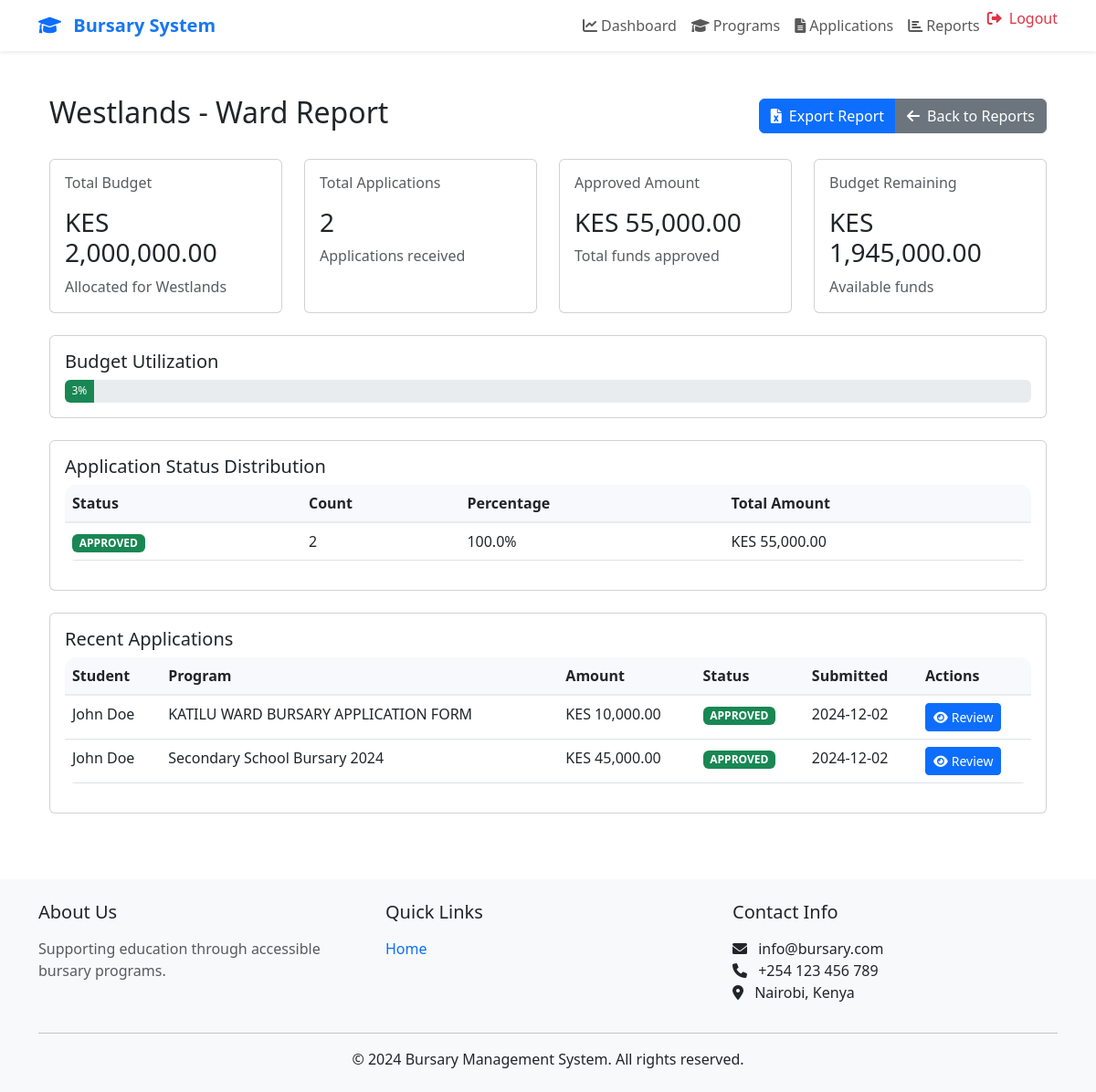
/admin/reports/ward/1 (signed in), run on an earlier commit of the app's database.
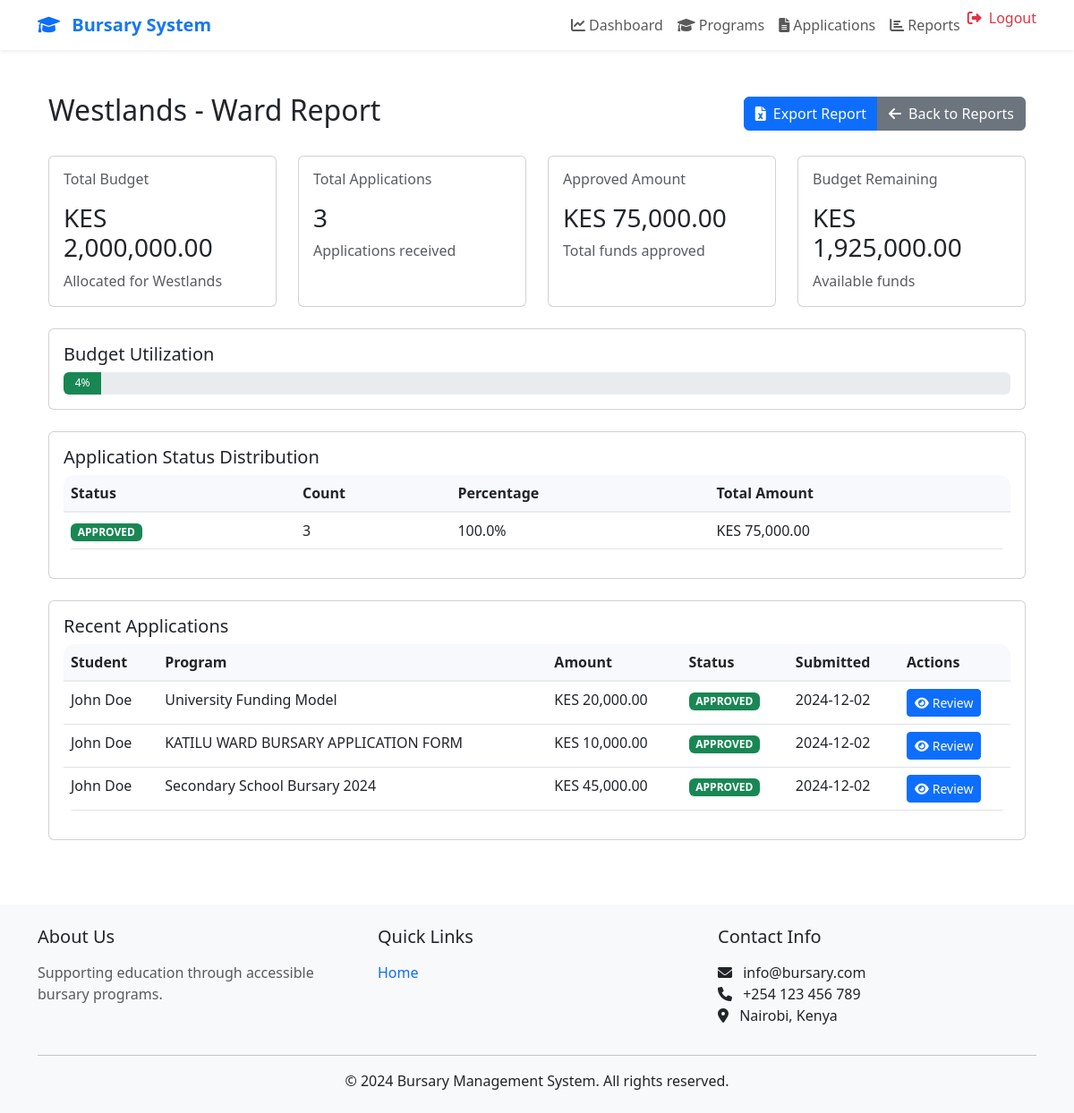
And on a later commit of the database.
### app/models.py (models this page shows, shortened)
class Application(db.Model):
    id = db.Column(db.Integer, primary_key=True)
    student_id = db.Column(db.Integer, db.ForeignKey('user.id'), nullable=False)
    ward_id = db.Column(db.Integer, db.ForeignKey('ward.id'), nullable=False)
    program_id = db.Column(db.Integer, db.ForeignKey('bursary_program.id'), nullable=False)
    status = db.Column(db.String(20), default='PENDING')
    amount = db.Column(db.Float, nullable=False)
    reason = db.Column(db.Text, nullable=False)
    reviewed_by = db.Column(db.Integer, db.ForeignKey('user.id'))
    review_note = db.Column(db.Text)
    created_at = db.Column(db.DateTime, default=datetime.utcnow)
    updated_at = db.Column(db.DateTime, default=datetime.utcnow, onupdate=datetime.utcnow)
    documents = db.relationship('Document', backref='application', lazy='dynamic')
    timeline = db.relationship('ApplicationTimeline', backref='application', lazy='dynamic')

class User(UserMixin, db.Model):
    id = db.Column(db.Integer, primary_key=True)
    email = db.Column(db.String(120), unique=True, nullable=False)
    password_hash = db.Column(db.String(256))
    first_name = db.Column(db.String(64))
    last_name = db.Column(db.String(64))
    role = db.Column(db.String(20), default='STUDENT')
    created_at = db.Column(db.DateTime, default=datetime.utcnow)
    updated_at = db.Column(db.DateTime, default=datetime.utcnow, onupdate=datetime.utcnow)
    profile = db.relationship('Profile', backref='user', uselist=False)
    submitted_applications = db.relationship('Application', backref='applicant',
                                          lazy='dynamic',
                                          foreign_keys='Application.student_id')
    reviewed_applications = db.relationship('Application', backref='reviewer',
                                         lazy='dynamic',
                                         foreign_keys='Application.reviewed_by')
    academic_info = db.relationship('AcademicInfo', backref='user', uselist=False)

class BursaryProgram(db.Model):
    id = db.Column(db.Integer, primary_key=True)
    name = db.Column(db.String(200), nullable=False)
    description = db.Column(db.Text)
    amount = db.Column(db.Float, nullable=False)
    start_date = db.Column(db.DateTime, nullable=False)
    end_date = db.Column(db.DateTime, nullable=False)
    requirements = db.Column(db.Text)
    ward_id = db.Column(db.Integer, db.ForeignKey('ward.id'), nullable=True)
    status = db.Column(db.String(20), default='ACTIVE')
    created_at = db.Column(db.DateTime, default=datetime.utcnow)
    updated_at = db.Column(db.DateTime, default=datetime.utcnow, onupdate=datetime.utcnow)
    applications = db.relationship('Application', backref='program', lazy='dynamic')

### app/admin/routes.py (the view)
@bp.route('/reports/ward/<int:ward_id>')
@login_required
@admin_required
def ward_report(ward_id):
    ward = Ward.query.get_or_404(ward_id)
    applications = Application.query.filter_by(ward_id=ward_id).all()
    status_counts = {}
    status_amounts = {}
    total_apps = len(applications)
    for app in applications:
        if app.status not in status_counts:
            status_counts[app.status] = 0
            status_amounts[app.status] = 0
        status_counts[app.status] += 1
        if app.status == 'APPROVED':
            status_amounts[app.status] += app.amount
    status_distribution = [
        {
            'name': status,
            'count': count,
            'percentage': (count / total_apps * 100) if total_apps > 0 else 0,
            'amount': status_amounts[status]
        }
        for status, count in status_counts.items()
    ]
    stats = {
        'total_applications': total_apps,
        'approved_applications': Application.query.filter_by(ward_id=ward_id, status='APPROVED').count(),
        'total_amount': db.session.query(func.sum(Application.amount))\
            .filter_by(ward_id=ward_id, status='APPROVED').scalar() or 0,
        'budget_remaining': ward.total_budget - (
            db.session.query(func.sum(Application.amount))
            .filter_by(ward_id=ward_id, status='APPROVED')
            .scalar() or 0
        ),
        'status_distribution': status_distribution
    }
    recent_applications = Application.query.filter_by(ward_id=ward_id)\
        .order_by(Application.created_at.desc())\
        .limit(10)\
        .all()
    return render_template('admin/ward_report.html',
                         ward=ward,
                         stats=stats,
                         recent_applications=recent_applications)

### app/models.py (called while the page is built)
@login_manager.user_loader
def load_user(id):
    return User.query.get(int(id))

### app/templates/admin/ward_report.html (shortened to what the changed rows need)
{% extends "admin/base.html" %}
{% block content %}
<div class="container-fluid py-4">
    <div class="d-flex justify-content-between align-items-center mb-4">
        <h2>{{ ward.name }} - Ward Report</h2>
    </div>
    <div class="row g-4 mb-4">
        <div class="col-md-3">
            <div class="card h-100">
                <div class="card-body">
                    <h6 class="card-title text-muted mb-3">Total Applications</h6>
                    <h3 class="mb-2">{{ stats.total_applications }}</h3>
                    <p class="card-text text-muted">Applications received</p>
                </div>
            </div>
        </div>
        <div class="col-md-3">
            <div class="card h-100">
                <div class="card-body">
                    <h6 class="card-title text-muted mb-3">Approved Amount</h6>
                    <h3 class="mb-2">KES {{ "{:,.2f}".format(stats.total_amount) }}</h3>
                    <p class="card-text text-muted">Total funds approved</p>
                </div>
            </div>
        </div>
        <div class="col-md-3">
            <div class="card h-100">
                <div class="card-body">
                    <h6 class="card-title text-muted mb-3">Budget Remaining</h6>
                    <h3 class="mb-2 {% if stats.budget_remaining < 0 %}text-danger{% endif %}">
                        KES {{ "{:,.2f}".format(stats.budget_remaining) }}
                    </h3>
                    <p class="card-text text-muted">Available funds</p>
                </div>
            </div>
        </div>
    </div>
    <div class="row mb-4">
        <div class="col-12">
            <div class="card">
                <div class="card-body">
                    <div class="progress" style="height: 25px;">
                        {% set percentage = (stats.total_amount / ward.total_budget * 100)|round|int %}
                        <div class="progress-bar {% if percentage > 90 %}bg-danger
                                                {% elif percentage > 70 %}bg-warning
                                                {% else %}bg-success{% endif %}"
                             role="progressbar"
                             style="width: {{ percentage }}%"
                             aria-valuenow="{{ percentage }}"
                             aria-valuemin="0"
                             aria-valuemax="100">
                            {{ percentage }}%
                        </div>
                    </div>
                </div>
            </div>
        </div>
    </div>
    <div class="row mb-4">
        <div class="col-12">
            <div class="card">
                <div class="card-body">
                    <div class="table-responsive">
                        <table class="table">
                            <thead>
                                <tr>
                                    <th>Status</th>
                                    <th>Count</th>
                                    <th>Percentage</th>
                                    <th>Total Amount</th>
                                </tr>
                            </thead>
                            <tbody>
                                {% for status in stats.status_distribution %}
                                <tr>
                                    <td>
                                        <span class="badge {% if status.name == 'APPROVED' %}bg-success
                                                         {% elif status.name == 'REJECTED' %}bg-danger
                                                         {% elif status.name == 'PENDING' %}bg-warning
                                                         {% else %}bg-secondary{% endif %}">
                                            {{ status.name }}
                                        </span>
                                    </td>
                                    <td>{{ status.count }}</td>
                                    <td>{{ "{:.1f}%".format(status.percentage) }}</td>
                                    <td>KES {{ "{:,.2f}".format(status.amount) }}</td>
                                </tr>
                                {% endfor %}
                            </tbody>
                        </table>
                    </div>
                </div>
            </div>
        </div>
    </div>
    <div class="row">
        <div class="col-12">
            <div class="card">
                <div class="card-body">
                    <div class="table-responsive">
                        <table class="table table-hover">
                            <thead>
                                <tr>
                                    <th>Student</th>
                                    <th>Program</th>
                                    <th>Amount</th>
                                    <th>Status</th>
                                    <th>Submitted</th>
                                    <th>Actions</th>
                                </tr>
                            </thead>
                            <tbody>
                                {% for application in recent_applications %}
                                <tr>
                                    <td>{{ application.applicant.first_name }} {{ application.applicant.last_name }}</td>
                                    <td>{{ application.program.name }}</td>
                                    <td>KES {{ "{:,.2f}".format(application.amount) }}</td>
                                    <td>
                                        <span class="badge {% if application.status == 'APPROVED' %}bg-success
                                                         {% elif application.status == 'REJECTED' %}bg-danger
                                                         {% elif application.status == 'PENDING' %}bg-warning
                                                         {% else %}bg-secondary{% endif %}">
                                            {{ application.status }}
                                        </span>
                                    </td>
                                    <td>{{ application.created_at.strftime('%Y-%m-%d') }}</td>
                                    <td>
                                        <a href="{{ url_for('admin.review_application', application_id=application.id) }}"
                                           class="btn btn-sm btn-primary">
                                            <i class="fas fa-eye me-1"></i>Review
                                        </a>
                                    </td>
                                </tr>
                                {% endfor %}
                            </tbody>
                        </table>
                    </div>
                </div>
            </div>
        </div>
    </div>
</div>
{% endblock %}

What changed in the data, as far as the page shows it:
computed for Application "Secondary School Bursary 2024": count "2" → "3"; amount "55,000.00" → "75,000.00"
added Application: applicant.first_name "John", applicant.last_name "Doe", program.name "University Funding Model", amount "20,000.00", status "APPROVED", created_at "2024-12-02", shown under "Recent Applications"
Also different on the page:
{{ stats.total_applications }}: "2" → "3"
{{ "{:,.2f}".format(stats.total_amount) }}: "55,000.00" → "75,000.00"
{{ "{:,.2f}".format(stats.budget_remaining) }}: "1,945,000.00" → "1,925,000.00"
{{ percentage }}: 3 → 4 (drawn)
{{ percentage }}: "3" → "4"
